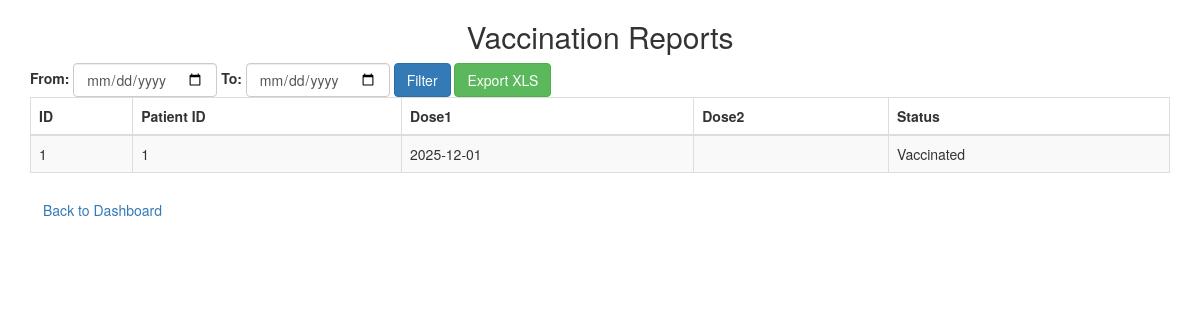
The app's page /admin/vaccination_reports.php (signed in) with its own data.
### tables this page shows
CREATE TABLE `vaccination` (
  `id` int(11) NOT NULL,
  `patient_id` int(11) DEFAULT NULL,
  `dose1_date` date DEFAULT NULL,
  `dose2_date` date DEFAULT NULL,
  `status` varchar(30) DEFAULT 'Not Vaccinated'
);

### admin/vaccination_reports.php (the view, shortened to what this page needs)
<?php
include 'db_connect.php';
$start_date = '';
$end_date = '';
$where = '';
$result = $conn->query("SELECT * FROM vaccination $where ORDER BY id DESC");
?>
<!DOCTYPE html>
<html>
<head>
    <link rel="stylesheet" href="../css/bootstrap.min.css">
</head>
<body class="container mt-5">
    <h2 class="text-center mb-4">Vaccination Reports</h2>
    <form method="POST" class="form-inline mb-3">
        <label>From: </label>
        <input type="date" name="start_date" value="<?= htmlspecialchars($start_date); ?>" class="form-control mx-2" required>
        <label>To: </label>
        <input type="date" name="end_date" value="<?= htmlspecialchars($end_date); ?>" class="form-control mx-2" required>
        <button type="submit" name="filter" class="btn btn-primary mx-2">Filter</button>
        <button type="submit" name="export" class="btn btn-success">Export XLS</button>
    </form>
    <table class="table table-bordered table-striped">
        <thead><tr><th>ID</th><th>Patient ID</th><th>Dose1</th><th>Dose2</th><th>Status</th></tr></thead>
        <tbody>
            <?php if($result && $result->num_rows > 0): while($r = $result->fetch_assoc()): ?>
            <tr>
                <td><?= $r['id']; ?></td>
                <td><?= htmlspecialchars($r['patient_id']); ?></td>
                <td><?= htmlspecialchars($r['dose1_date']); ?></td>
                <td><?= htmlspecialchars($r['dose2_date']); ?></td>
                <td><?= htmlspecialchars($r['status']); ?></td>
            </tr>
            <?php endwhile; else: ?>
            <tr><td colspan="5" class="text-center">No records found</td></tr>
            <?php endif; ?>
        </tbody>
    </table>
    <a href="dashboard.php" class="btn btn-secondary">Back to Dashboard</a>
</body>
</html>

### records on screen
vaccination: id "1", patient "1", dose1_date "2025-12-01", status "Vaccinated"
